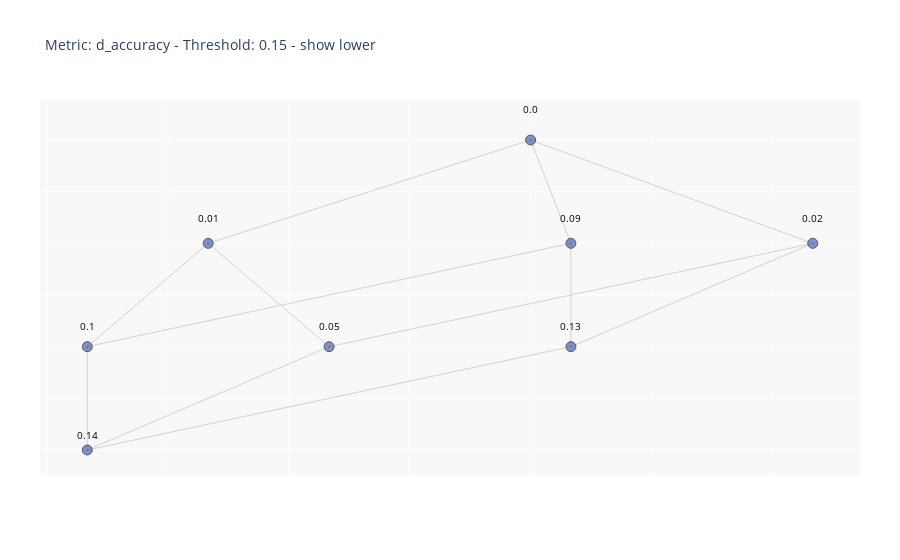

This figure's notebook cell:
### Markdown cell above
#### Lattice Explorer

### Code cell
top1=list(fp_divergence_ofI.getDivergenceTopK(K=1, th_redundancy=0).keys())[0]
fig1=fp_divergence_ofI.plotLatticeItemset(top1, Th_divergence=0.15, sizeDot="small", getLower=True)

### Figure 1 — Plotly figure (JSON) as saved in the notebook; plotly's stock layout.template omitted (floating-point values rounded to 4 significant figures)
{"data": [{"hoverinfo": "none", "line": {"color": "rgb(210,210,210)", "width": 1}, "mode": "lines", "type": "scatter", "x": [0, -1.333, null, 0, 0.1667, null, 0, 1.167, null, -1.333, -1.833, null, -1.333, -0.8333, null, 0.1667, -1.833, null, 0.1667, 0.1667, null, 1.167, -0.8333, null, 1.167, 0.1667, null, -1.833, -1.833, null, -0.8333, -1.833, null, 0.1667, -1.833, null], "y": [6, 5, null, 6, 5, null, 6, 5, null, 5, 4, null, 5, 4, null, 5, 4, null, 5, 4, null, 5, 4, null, 5, 4, null, 4, 3, null, 4, 3, null, 4, 3, null]}, {"hoverinfo": "text", "marker": {"color": "#ff6666", "line": {"color": "rgb(50,50,50)", "width": 1}, "size": 10, "symbol": "square"}, "mode": "markers", "name": "Metric: d_accuracy - Threshold: 0.15 - show lower", "opacity": 0.8, "text": [], "type": "scatter", "x": [], "y": []}, {"hoverinfo": "text", "marker": {"color": "lightblue", "line": {"color": "rgb(50,50,50)", "width": 1}, "size": 10, "symbol": "diamond"}, "mode": "markers", "name": "Metric: d_accuracy - Threshold: 0.15 - show lower", "opacity": 0.8, "text": [], "type": "scatter", "x": [], "y": []}, {"hoverinfo": "text", "marker": {"color": "#6175c1", "line": {"color": "rgb(50,50,50)", "width": 1}, "size": 10, "symbol": "circle-dot"}, "mode": "markers", "name": "Metric: d_accuracy - Threshold: 0.15 - show lower", "opacity": 0.8, "text": ["", "length_of_stay=<week", "priors_count=0", "race=Caucasian", "length_of_stay=<week, priors_count=0", "length_of_stay=<week, race=Caucasian", "priors_count=0, race=Caucasian", "length_of_stay=<week, priors_count=0, race=Caucasian"], "type": "scatter", "x": [0, -1.333, 0.1667, 1.167, -1.833, -0.8333, 0.1667, -1.833], "y": [6, 5, 5, 5, 4, 4, 4, 3]}], "layout": {"annotations": [{"font": {"color": "rgb(0,0,0)", "size": 10}, "showarrow": false, "text": "0.0", "x": 0, "xref": "x", "y": 6.3, "yref": "y"}, {"font": {"color": "rgb(0,0,0)", "size": 10}, "showarrow": false, "text": "0.01", "x": -1.333, "xref": "x", "y": 5.25, "yref": "y"}, {"font": {"color": "rgb(0,0,0)", "size": 10}, "showarrow": false, "text": "0.09", "x": 0.1667, "xref": "x", "y": 5.25, "yref": "y"}, {"font": {"color": "rgb(0,0,0)", "size": 10}, "showarrow": false, "text": "0.02", "x": 1.167, "xref": "x", "y": 5.25, "yref": "y"}, {"font": {"color": "rgb(0,0,0)", "size": 10}, "showarrow": false, "text": "0.1", "x": -1.833, "xref": "x", "y": 4.2, "yref": "y"}, {"font": {"color": "rgb(0,0,0)", "size": 10}, "showarrow": false, "text": "0.05", "x": -0.8333, "xref": "x", "y": 4.2, "yref": "y"}, {"font": {"color": "rgb(0,0,0)", "size": 10}, "showarrow": false, "text": "0.13", "x": 0.1667, "xref": "x", "y": 4.2, "yref": "y"}, {"font": {"color": "rgb(0,0,0)", "size": 10}, "showarrow": false, "text": "0.14", "x": -1.833, "xref": "x", "y": 3.15, "yref": "y"}], "font": {"size": 10}, "hovermode": "closest", "margin": {"b": 85, "l": 40, "r": 40, "t": 100}, "plot_bgcolor": "rgb(248,248,248)", "showlegend": false, "title": {"text": "Metric: d_accuracy - Threshold: 0.15 - show lower"}, "xaxis": {"showline": false, "showticklabels": false, "zeroline": false}, "yaxis": {"showline": false, "showticklabels": false, "zeroline": false}}}
